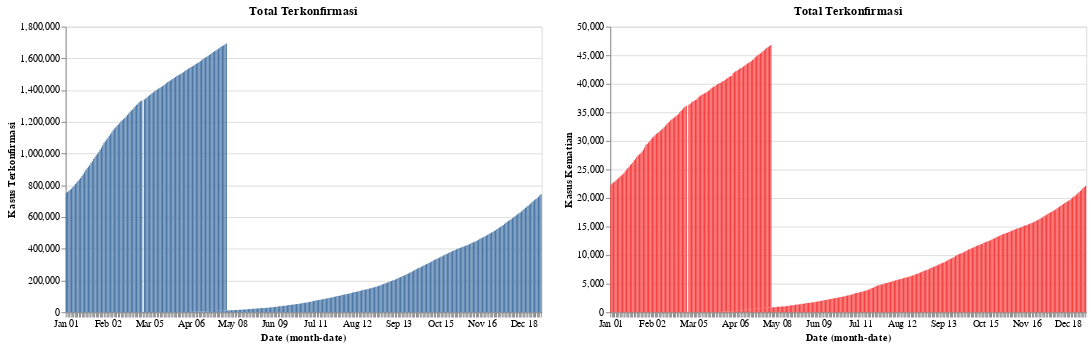

Notebook code for this chart:
### Code cell
red = alt.value("#f54242")
base.encode(y="Kasus Terkonfirmasi").properties(title="Total Terkonfirmasi") | base.encode(y="Kasus Kematian", color=red).properties(title="Total Terkonfirmasi")

### Figure 1 — Vega-Lite specification as saved in the notebook (floating-point values rounded to 4 significant figures; data arrays with more than 128 entries replaced by an {"elided": "..."} marker saying what was removed)
{"config": {"view": {"continuousWidth": 400, "continuousHeight": 300}}, "hconcat": [{"mark": "bar", "encoding": {"x": {"type": "ordinal", "field": "Date", "timeUnit": "monthdate"}, "y": {"type": "quantitative", "field": "Kasus Terkonfirmasi"}}, "title": "Total Terkonfirmasi", "width": 500}, {"mark": "bar", "encoding": {"color": {"value": "#f54242"}, "x": {"type": "ordinal", "field": "Date", "timeUnit": "monthdate"}, "y": {"type": "quantitative", "field": "Kasus Kematian"}}, "title": "Total Terkonfirmasi", "width": 500}], "data": {"name": "data-969b2208e4d19973611683d6423dc3d8"}, "$schema": "https://vega.github.io/schema/vega-lite/v4.8.1.json", "datasets": {"data-969b2208e4d19973611683d6423dc3d8": {"elided": "468 records"}}}
